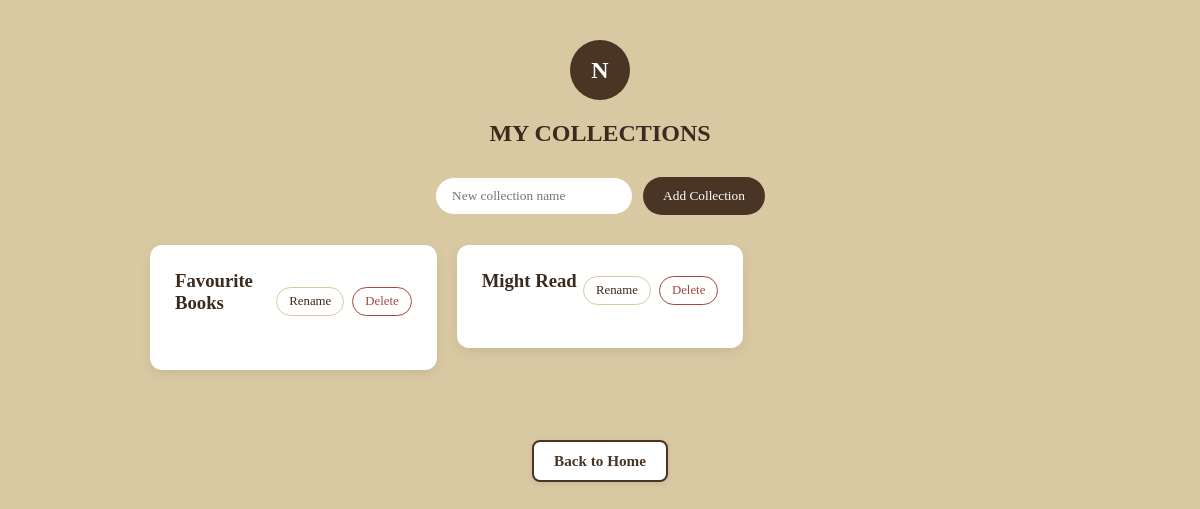
The page /collections/ (signed in) on the database as committed earlier.
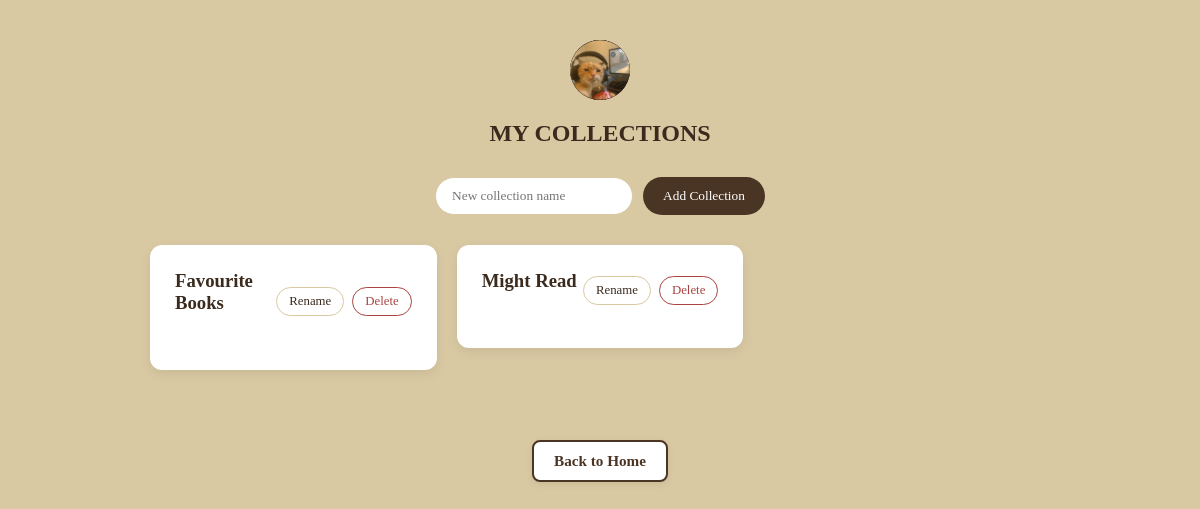
The same page on the database as committed later.
### catalog/models.py (models this page shows)
class UserProfile(models.Model):
    user = models.OneToOneField(User, on_delete=models.CASCADE)
    full_name = models.CharField(max_length=150, blank=True)
    bio = models.TextField(blank=True)
    profile_picture = models.ImageField(upload_to='profile_pics/', blank=True, null=True)
    is_verified = models.BooleanField(default=False)
    verification_token = models.CharField(max_length=100, blank=True, null=True)

### catalog/views.py (the view)
# urls.py: path('collections/', views.collections, name='collections'),
@login_required(login_url='login')
def collections(request):
    my_collections = Shelf.objects.filter(user=request.user)
    profile = UserProfile.objects.get_or_create(user=request.user)[0]
    context = {
        'collections': my_collections,
        'username': request.user.username,
        'profile': profile,
    }
    return render(request, 'catalog/collections.html', context)

### catalog/templates/catalog/collections.html (shortened to what this page needs)
<!DOCTYPE html>
<html lang="en">
<head>
    {% load static %}
    <link rel="stylesheet" href="{% static 'catalog/shelves.css' %}">
</head>
<body class="shelves-background">
    <div class="shelves-header">
    {% if profile.profile_picture %}
    <img src="{{ profile.profile_picture.url }}" class="avatar-circle" alt="Profile Picture">
    {% else %}
        <div class="avatar-circle">{{ username.0|upper }}</div>
    {% endif %}
        <h2>MY COLLECTIONS</h2>
    </div>
    <form action="{% url 'add_shelf' %}" method="POST" class="add-shelf-form">
        <input type="text" name="shelf_name" placeholder="New collection name" required>
        <button type="submit" class="submit-btn">Add Collection</button>
    </form>
    <div class="shelves-list">
        {% for collection in collections %}
            <div class="shelf-card" style="cursor: pointer;" onclick="location.href=`{% url 'collection_detail' collection.shelf_id %}`">
                <div class="shelf-header">
                    <h3>{{ collection.shelf_name }}</h3>
                    <div class="shelf-actions" onclick="event.stopPropagation();">
                        <button class="rename-toggle" type="button" onclick="toggleRename('{{ collection.shelf_id }}')">Rename</button>
                        <form action="{% url 'delete_shelf' %}" method="POST" style="display:inline;" onsubmit="return confirm('Delete this collection?');">
                            <button type="submit" class="delete-btn">Delete</button>
                        </form>
                    </div>
                </div>
            </div>
        {% empty %}
            <p class="empty-shelf" style="text-align: center;">No collections created yet.</p>
        {% endfor %}
    </div>
   <div style="text-align: center; margin: 70px 0 40px 0;">
    <a href="{% url 'index' %}" style="display: inline-block; background-color: #ffffff; color: #4a3525; border: 2px solid #4a3525; padding: 10px 20px; border-radius: 8px; text-decoration: none; font-weight: bold; font-size: 0.95rem; box-shadow: 0 2px 6px rgba(74, 53, 37, 0.1); transition: all 0.2s ease;" onmouseover="this.style.backgroundColor='#4a3525'; this.style.color='#ffffff';" onmouseout="this.style.backgroundColor='#ffffff'; this.style.color='#4a3525';">
        Back to Home
    </a>
</div>
</body>
</html>

Rows that differ between the two databases and show on the page:
now on this page (row edited): UserProfile: profile_picture (picture)
Other text that changed with them:
{{ username.0|upper }}: "N" → (not shown)
